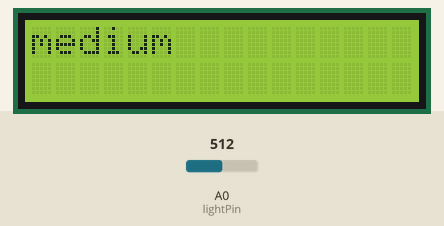
Recording of a sketch running on a simulated Arduino Uno, built with avr-gcc and run on an emulated ATmega328P. On the bench: 16×2 character LCD. Inputs (shaded band) come from the test bench; at power-on: A0 (lightPin) = 512. What the sketch prints to the serial monitor is not drawn.

Above: at 1.2 s.
1.3 s: A0 (lightPin) set to 490
At 2.5 s:
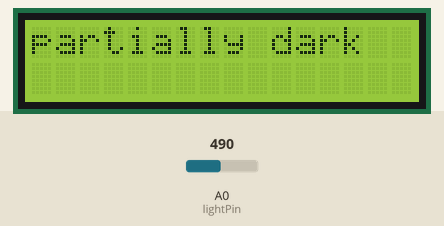
2.8 s: A0 (lightPin) set to 625
At 3.3 s:
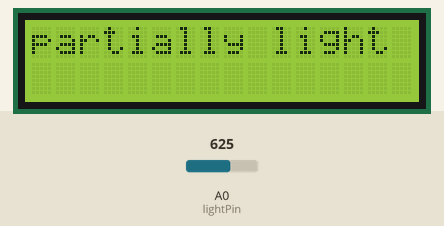
5.8 s: A0 (lightPin) set to 780
At 7.2 s:
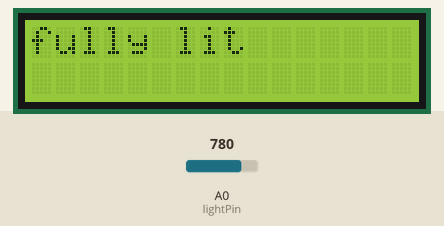
8.8 s: A0 (lightPin) set to 240
At 9.7 s:
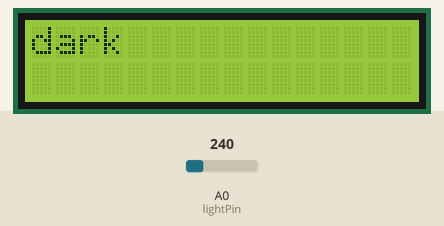
13.3 s: A0 (lightPin) set to 260
At 13.7 s:
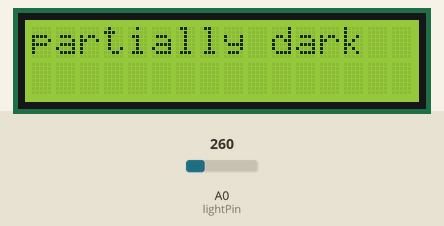
Timing chart, 0 to 15.8 s (numbered marks = the images above; inputs shaded):
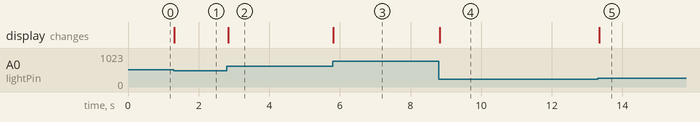

The sketch:

CS362_Lab4.ino
```cpp
//Gina Gerace, 664765515, ggerac3
//Lab 4 - Photoresistor & LCD Screen
//Code should use LCD screen to display should state the relative amount of light in the
//   room as one of 5 predefined text values based on the value read from the photocell.
//I assume that the photoresistor reads in values 0-1023.
//I used https://playground.arduino.cc/Learning/PhotoResistor/ as reference.


// include the library code:
#include <LiquidCrystal.h>

// initialize the library by associating any needed LCD interface pin
// with the arduino pin number it is connected to
const int rs = 12, en = 11, d4 = 5, d5 = 4, d6 = 3, d7 = 2;
LiquidCrystal lcd(rs, en, d4, d5, d6, d7);

int lightPin = 0;        //define a pin for photoresistor
int val;                 //int to store value from photoresistor

void setup() {
  // set up the LCD's number of columns and rows:
  lcd.begin(16, 2);
  Serial.begin(9600);    //Begin serial communcation
}

void loop() {
  val = analogRead(lightPin);
  Serial.println(val); //Write the value of the photoresistor to the serial monitor.

  lcd.clear();
  //print text values depending on value read in from photoresistor
  if(val < 250)
    lcd.print("dark");
  else if(val < 500)
    lcd.print("partially dark");
  else if(val < 615)
    lcd.print("medium");
  else if(val < 770)
    lcd.print("partially light");
  else
    lcd.print("fully lit");

  delay(10); //short delay for faster response to light.
}
```

Measured:
- after the input at 1.3 s, the display: changes at once (image 1)
- after the input at 2.8 s, the display: changes at once (image 2)
- after the input at 5.8 s, the display: changes at once (image 3)
- after the input at 8.8 s, the display: changes at once (image 4)
- after the input at 13.3 s, the display: changes at once (image 5)
